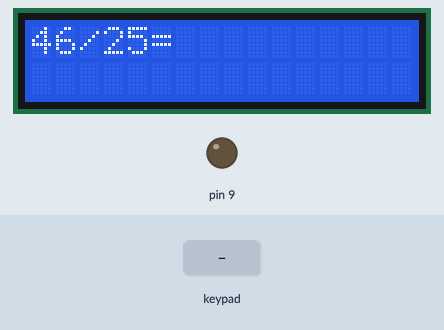
Recording of a sketch running on a simulated Arduino Uno, built with avr-gcc and run on an emulated ATmega328P. Parts: 16×2 character LCD, output pins drawn as LEDs (lit = HIGH). Wiring (inferred from the signals the program sends): 4×4 keypad with keys 1 2 3 # 4 5 6 A 7 8 9 B * 0 C D: rows pin 14, pin 15, pin 16, pin 17; columns pin 5, pin 6, pin 7, pin 8. The test bench sets the inputs (shaded band). Random numbers use the default seed unless the sketch sets one; pins used as bus, display or sensor lines are not drawn.

Above: at 1.2 s.
1.3 s: key '#' pressed
At 2.8 s:
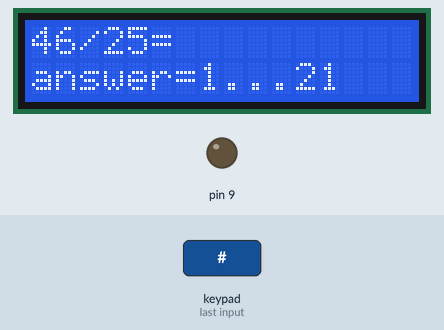
3.0 s: keypad keys 1 2 # pressed 0.4 s apart
At 5.6 s:
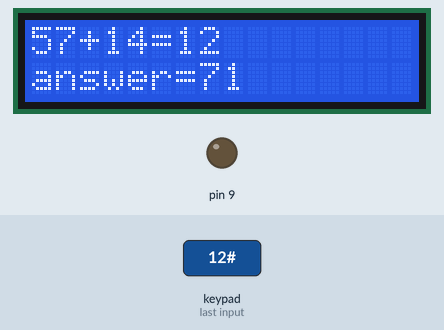
5.7 s: key 'A' pressed
At 8.5 s:
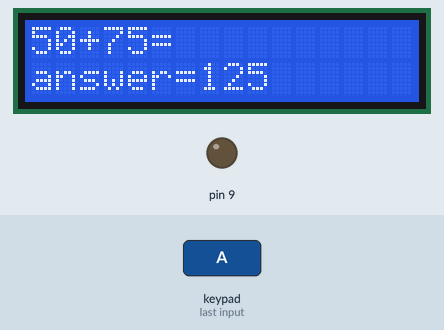
8.7 s: keypad keys 1 2 A pressed 0.4 s apart
At 12.2 s:
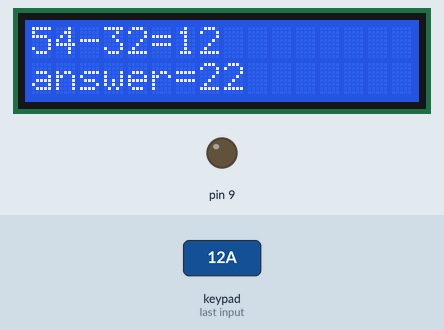
Timing chart, 0 to 13.7 s (numbered marks = the images above; inputs shaded):
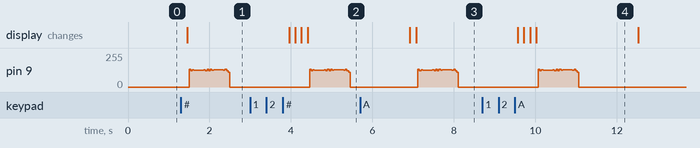

Measured:
- after the input at 1.3 s, the display: changes after 0.16 s (image 1)

The sketch:

basicArithmeticOperations.ino
```cpp
#include <LiquidCrystal.h>

LiquidCrystal lcd( 2, 3, 10, 11, 12, 13 );
char keymap[4][4] = {
  {'1','2','3','#'},
  {'4','5','6','#'},
  {'7','8','9','#'},
  {'*','0','#','#'},
};

void setup() {
  for(int i=5; i<=9; i++){    //5～7ピンを出力に設定
    pinMode(i,OUTPUT);
  }
  for(int i=14; i<=17; i++){    //A0～A3ピンを入力に設定
    pinMode(i,INPUT);
  }
  lcd.begin( 16, 2 );
  //割り算確認（1）引き算確認（7）
  randomSeed(5);

}

void playSound(int sec,int max) {
  for(int i=0;i<max;i++){
    digitalWrite(9, HIGH);
    delayMicroseconds(sec);
    digitalWrite(9, LOW);
    delayMicroseconds(sec);
  }
}

void loop() {
  int randOpe = random(1, 5);//演算子を決定
  int rand1 = random(1, 101);
  int rand2 = random(1, 101);
  int ans;//答え（仮置き）
  int amari;
  char* ope;//演算子文字（仮置き）
  char num[50];
  int flag = 0;

  switch(randOpe){//計算をしておいて演算子文字を代入
    case 1:
      ans = rand1 + rand2;
      ope = "+";
      break;
    case 2:
      if(rand1<rand2){
        ans = rand1; //入れ替え
        rand1 = rand2;
        rand2 = ans;
      }
      ans = rand1 - rand2;
      ope = "-";
      break;
    case 3:
      ans = rand1 * rand2;
      ope = "*";
      break;
    case 4:
      ans = rand1 / rand2;
      ope = "/";
      amari = rand1%rand2;
      break;
  }
  lcd.print(rand1);
  lcd.print(ope);
  lcd.print(rand2);
  lcd.print("=");

  char c;
  int count = 0;
  int myans = 0;
  int size = 0;
  memset(num, 0, sizeof(num));
  while(flag == 0){
    for(int i=5; i<=8; i++){
      digitalWrite(i, HIGH);    //i番ピンから電圧を印加
      for(int j=14; j<=17; j++){
        if(digitalRead(j)){     //j番ピンに入力があるか判断
          c = keymap[j-14][i-5];  // keymapから入力に対応した文字を参照
          while(true){//文字が連続にならない処理
            if(digitalRead(j)==NULL){ //電圧入力がなくなるまで無限ループ
              break;
            }
          }
          if(c=='#'){//入力が#だった時
            lcd.setCursor(0, 1);
            lcd.print("answer=");//答えを表示
            lcd.print(ans);
            if(randOpe == 4){//割り算のときはあまりを表示
              lcd.print("...");
              lcd.print(amari);
            }
            //ここに音の処理
            size = sizeof(num)/sizeof(char);
            if(size!=0){ //numに値が入っていた時
              myans = atoi(num);
              if(ans == myans){ //正解だった時
                playSound(252,200);
                playSound(315,500);
              }
              else{//不正解の音
                playSound(1893,264);
              }
            }
            else{//不正解の音（numに値が入っていないとき）
              playSound(1893,264);
            }
            flag = 1;//最初のwhileを抜ける
          }//入力が#だった時の処理おわり
          else if(c=='*'){//*を入力されたら全部消す
            lcd.clear();
            lcd.setCursor(0,0);
            lcd.print(rand1);
            lcd.print(ope);
            lcd.print(rand2);
            lcd.print("=");
            memset(num, 0, sizeof(num));
            count=0;
          }
          else{
            num[count] = c;//値を保存
            lcd.print(c);//入力が数字ならｃを表示
            count++;
          }

        }//digitalRead(j)のおわり
      }//for(j)のおわり
      digitalWrite(i,LOW);
    }//for(i)のおわり
  }//while(true)のおわり

  delay(1500);
  lcd.clear();
  lcd.setCursor(0, 0);

}
```
